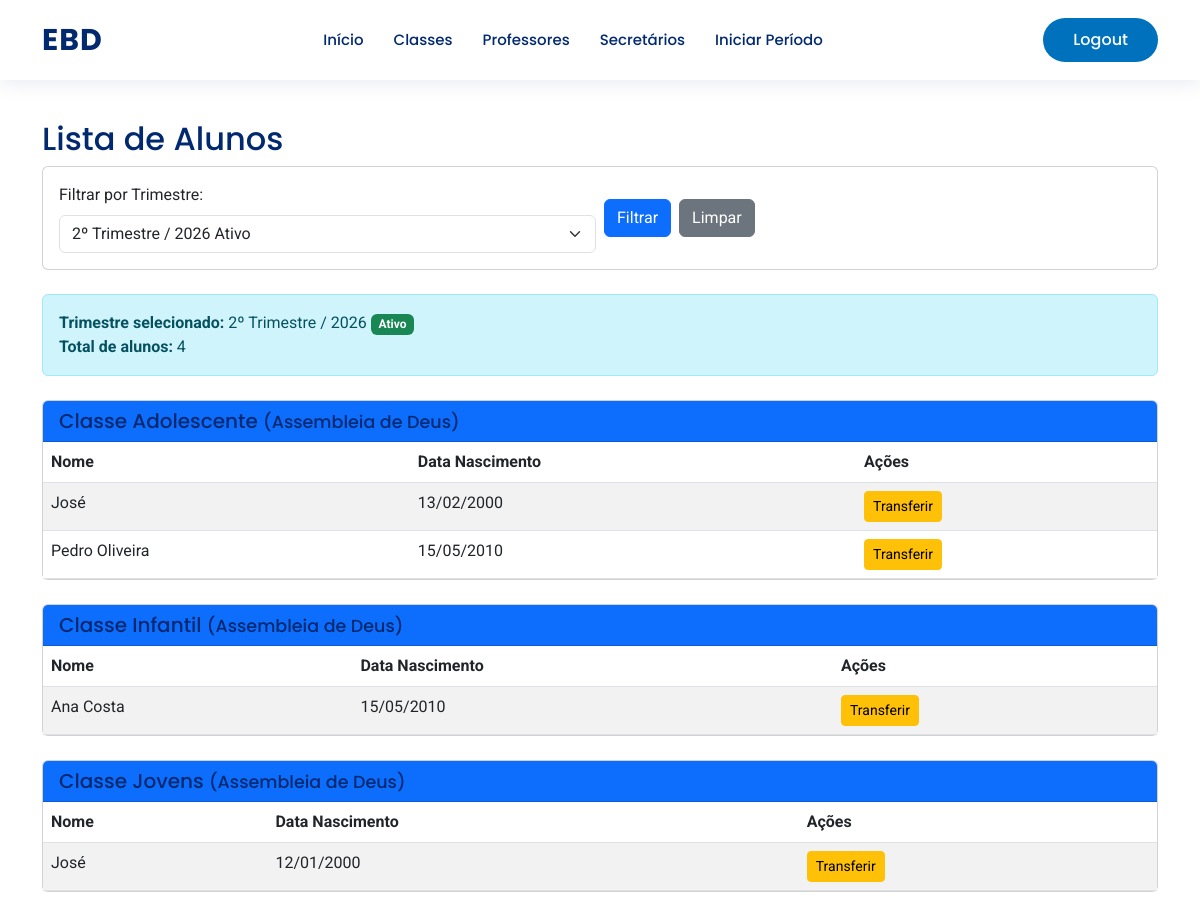
/alunos/list/ (signed in), run on the app's committed database.
### base/models.py (models this page shows, shortened)
class Trimestre(models.Model):
    igreja = models.ForeignKey(Igreja, on_delete=models.PROTECT, related_name="trimestres")
    trimestre = models.CharField(max_length=50)  # 1 Trim
    ano = models.PositiveIntegerField()
    ativo = models.BooleanField(default=False)
    concluido = models.BooleanField(default=False)
    class Meta:
        verbose_name = "Trimestre"
        verbose_name_plural = "Trimestres"
        unique_together = ('igreja', 'trimestre', 'ano')
        ordering = ["-ano", "trimestre"]

class Classe(models.Model):
    igreja = models.ForeignKey(Igreja, on_delete=models.PROTECT, related_name="classes")
    nome = models.CharField("Nome da Classe", max_length=100)
    class Meta:
        verbose_name = "Classe"
        verbose_name_plural = "Classes"
        ordering = ["igreja", "nome"]

class Igreja(models.Model):
    nome = models.CharField("Nome da Igreja", max_length=100, unique=True)
    class Meta:
        verbose_name = "Igreja"
        verbose_name_plural = "Igrejas"
        ordering = ["nome"]

class Aluno(models.Model):
    igreja = models.ForeignKey(Igreja, on_delete=models.PROTECT, related_name="alunos")
    nome = models.CharField(max_length=200)
    data_nascimento = models.DateField()
    class Meta:
        verbose_name = "Aluno"
        verbose_name_plural = "Alunos"
        ordering = ["nome"]

### base/views.py (the view)
# urls.py: path('alunos/list/', views.aluno_list, name='aluno_list'),
@user_passes_test(is_secretario_or_superintendente)
def aluno_list(request):
    trimestre_selecionado_id = request.GET.get('trimestre', None)
    if trimestre_selecionado_id:
        try:
            trimestre_selecionado = Trimestre.objects.get(id=trimestre_selecionado_id)
        except Trimestre.DoesNotExist:
            trimestre_selecionado = Trimestre.objects.filter(ativo=True).first()
    else:
        trimestre_selecionado = Trimestre.objects.filter(ativo=True).first()
    todos_trimestres = Trimestre.objects.all().order_by('-ano', '-trimestre')
    if trimestre_selecionado:
        matriculas = Matricula.objects.filter(trimestre=trimestre_selecionado, ativa=True).select_related('aluno', 'classe', 'trimestre')
    else:
        matriculas = Matricula.objects.none()
    classes_com_alunos = {}
    for matricula in matriculas:
        classe = matricula.classe
        if classe.id not in classes_com_alunos:
            classes_com_alunos[classe.id] = {
                'classe': classe,
                'alunos': []
            }
        if matricula.aluno not in classes_com_alunos[classe.id]['alunos']:
            classes_com_alunos[classe.id]['alunos'].append(matricula.aluno)
    grupos = list(classes_com_alunos.values())
    grupos.sort(key=lambda x: x['classe'].nome)
    return render(request, 'aluno_list.html', {
        'grupos': grupos,
        'trimestre_selecionado': trimestre_selecionado,
        'todos_trimestres': todos_trimestres,
        'total_alunos': sum(len(g['alunos']) for g in grupos)
    })

### base/views.py (called while the page is built)
def is_secretario_or_superintendente(user): return user.is_authenticated and user.role in ['secretario', 'superintendente']

### base/templates/aluno_list.html (shortened to what this page needs)
{% extends 'tela_inicial/layout_base.html' %}
{% block conteudo %}
<div class="container py-4">
  <h2>Lista de Alunos</h2>
  <div class="card mb-4">
    <div class="card-body">
      <form method="get" class="row g-2 align-items-center">
        <div class="col-md-6">
          <label for="trimestre_filter" class="form-label">Filtrar por Trimestre:</label>
          <select name="trimestre" id="trimestre_filter" class="form-select">
            {% for t in todos_trimestres %}
              <option value="{{ t.id }}" {% if trimestre_selecionado and trimestre_selecionado.id == t.id %}selected{% endif %}>
                {{ t.trimestre }} / {{ t.ano }}
              </option>
            {% endfor %}
          </select>
        </div>
        <div class="col-md-6 d-flex gap-2 align-items-end">
          <button type="submit" class="btn btn-primary">Filtrar</button>
          <a href="{% url 'aluno_list' %}" class="btn btn-secondary">Limpar</a>
        </div>
      </form>
    </div>
  </div>
  {% if trimestre_selecionado %}
    <div class="alert alert-info" role="alert">
      <strong>Trimestre selecionado:</strong> {{ trimestre_selecionado.trimestre }} / {{ trimestre_selecionado.ano }}
      {% if trimestre_selecionado.ativo %}<span class="badge bg-success">Ativo</span>{% endif %}
      <br>
      <strong>Total de alunos:</strong> {{ total_alunos }}
    </div>
  {% else %}
    <div class="alert alert-warning" role="alert">
      <strong>Nenhum trimestre ativo.</strong> Inicie um trimestre para visualizar alunos matriculados.
    </div>
  {% endif %}
  {% if grupos %}
    {% for grupo in grupos %}
      <div class="card mt-4">
        <div class="card-header bg-primary text-white">
          <h5 class="mb-0">{{ grupo.classe.nome }} <small>({{ grupo.classe.igreja.nome }})</small></h5>
        </div>
        <table class="table table-striped mb-0">
          <thead>
            <tr>
              <th>Nome</th>
              <th>Data Nascimento</th>
              <th>Ações</th>
            </tr>
          </thead>
          <tbody>
            {% for aluno in grupo.alunos %}
              <tr>
                <td>{{ aluno.nome }}</td>
                <td>{{ aluno.data_nascimento|date:"d/m/Y" }}</td>
                <td>
                  <a class="btn btn-sm btn-warning" href="{% url 'aluno_transferir' aluno.id %}{% if trimestre_selecionado %}?trimestre={{ trimestre_selecionado.id }}{% endif %}">Transferir</a>
                </td>
              </tr>
            {% endfor %}
          </tbody>
        </table>
      </div>
    {% endfor %}
  {% endif %}
</div>
{% endblock conteudo %}

### base/static/css/style.css (style rules this page uses)
:root { --color-primary: #012970; --color-secondary: #0077b6; --color-accent: #0d6efd; --color-light-bg: #f6f9ff; --color-card-blue: #0072bd; --font-titles: "Poppins", sans-serif; --font-body: "Roboto", sans-serif; }
body { font-family: var(--font-body); color: #444444; background-color: #fff; }
h1, h2, h3, h4, h5, h6 { font-family: var(--font-titles); color: var(--color-primary); }

### data on the page
Trimestre: trimestre "2º Trimestre", ano "2026"
Classe: classe.nome "Classe Adolescente", classe.igreja.nome "Assembleia de Deus"
Aluno: nome "José", data_nascimento "13/02/2000"
Aluno: nome "Pedro Oliveira", data_nascimento "15/05/2010"
Classe: classe.nome "Classe Infantil", classe.igreja.nome "Assembleia de Deus"
Aluno: nome "Ana Costa", data_nascimento "15/05/2010"
Classe: classe.nome "Classe Jovens", classe.igreja.nome "Assembleia de Deus"
Aluno: nome "José", data_nascimento "12/01/2000"

### other printed values
{{ total_alunos }} "4"
form field trimestre "2º Trimestre / 2026 Ativo"
